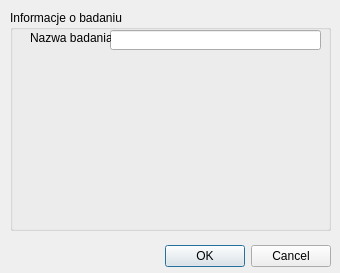
<?xml version="1.0" encoding="UTF-8"?>
<ui version="4.0">
 <class>ExaminationDialog</class>
 <widget class="QDialog" name="ExaminationDialog">
  <property name="geometry">
   <rect>
    <x>0</x>
    <y>0</y>
    <width>340</width>
    <height>273</height>
   </rect>
  </property>
  <property name="windowTitle">
   <string>Badanie</string>
  </property>
  <widget class="QDialogButtonBox" name="buttonBox">
   <property name="geometry">
    <rect>
     <x>-10</x>
     <y>240</y>
     <width>341</width>
     <height>32</height>
    </rect>
   </property>
   <property name="orientation">
    <enum>Qt::Horizontal</enum>
   </property>
   <property name="standardButtons">
    <set>QDialogButtonBox::Cancel|QDialogButtonBox::Ok</set>
   </property>
  </widget>
  <widget class="QGroupBox" name="groupBox">
   <property name="geometry">
    <rect>
     <x>10</x>
     <y>10</y>
     <width>321</width>
     <height>221</height>
    </rect>
   </property>
   <property name="title">
    <string>Informacje o badaniu</string>
   </property>
   <widget class="QLineEdit" name="examName">
    <property name="geometry">
     <rect>
      <x>100</x>
      <y>20</y>
      <width>211</width>
      <height>20</height>
     </rect>
    </property>
   </widget>
   <widget class="QLabel" name="label">
    <property name="geometry">
     <rect>
      <x>20</x>
      <y>20</y>
      <width>81</width>
      <height>16</height>
     </rect>
    </property>
    <property name="text">
     <string>Nazwa badania</string>
    </property>
   </widget>
  </widget>
 </widget>
 <resources/>
 <connections>
  <connection>
   <sender>buttonBox</sender>
   <signal>accepted()</signal>
   <receiver>ExaminationDialog</receiver>
   <slot>accept()</slot>
   <hints>
    <hint type="sourcelabel">
     <x>248</x>
     <y>254</y>
    </hint>
    <hint type="destinationlabel">
     <x>157</x>
     <y>274</y>
    </hint>
   </hints>
  </connection>
  <connection>
   <sender>buttonBox</sender>
   <signal>rejected()</signal>
   <receiver>ExaminationDialog</receiver>
   <slot>reject()</slot>
   <hints>
    <hint type="sourcelabel">
     <x>316</x>
     <y>260</y>
    </hint>
    <hint type="destinationlabel">
     <x>286</x>
     <y>274</y>
    </hint>
   </hints>
  </connection>
 </connections>
</ui>
